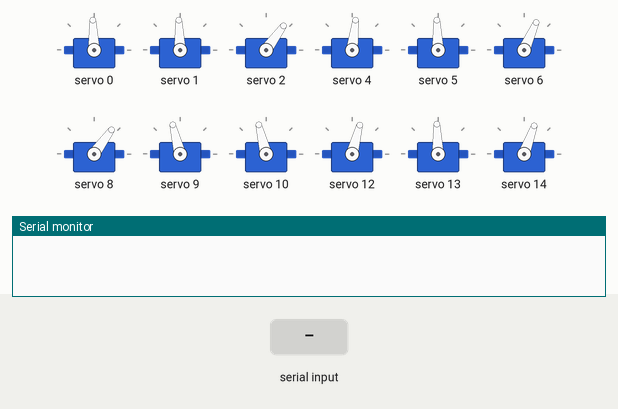
This sketch was run on a simulated Arduino Uno, built with avr-gcc and run on an emulated ATmega328P. Shown: 12 × servo, the last lines printed to the serial monitor. Inputs (shaded band) come from the test bench.

Above: at 1.2 s.
1.3 s: "FWD" received over Serial
At 3.0 s:
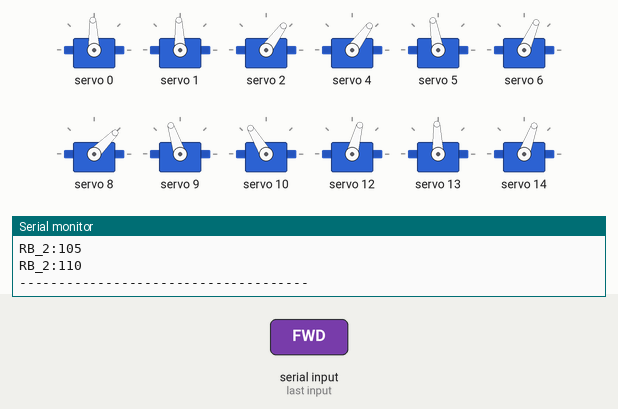
Timing chart, 0 to 4.5 s (numbered marks = the images above; inputs shaded):
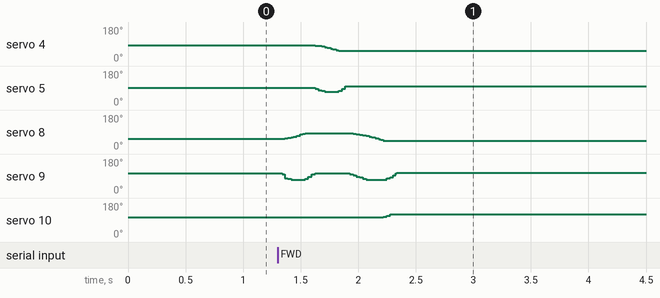

Measured:
- after the input at 1.3 s, servo 4: moves from 83° to 54° over 0.21 s, starting after 0.33 s; servo 5: 92° → 70° after 0.33 s, → 100° 0.21 s later; servo 8: rises from 54° to 83° in 0.18 s, then falls to 45° in 0.68 s; servo 10: 104° → 121° after 0.92 s

The sketch:

WalkCycle.ino
```cpp
#include<Wire.h>
#include<Adafruit_PWMServoDriver.h>

Adafruit_PWMServoDriver pwm = Adafruit_PWMServoDriver();

#define SERVOMIN 145
#define SERVOMAX 465
#define lf1 0
#define lf2 1
#define lf3 2
#define lb1 4
#define lb2 5
#define lb3 6
#define rb1 8
#define rb2 9
#define rb3 10
#define rf1 12
#define rf2 13
#define rf3 14

double servoFreq = 50;
int LF_1 = 90, LF_2 = 90, LF_3 = 45;
int LB_1 = 80, LB_2 = 90, LB_3 = 60;
int RB_1 = 45, RB_2 = 105, RB_3 = 105;
int RF_1 = 70, RF_2 = 90, RF_3 = 65;
int degree,_time;

String input;

void setup(){
  Serial.begin(9600);
  pwm.begin();
  pwm.setPWMFreq(servoFreq);
  yield();
  Serial.flush();
  resetPos();
}

void loop(){

  while(Serial.available()>0){
    delay(10);
    char c = Serial.read();
    input+=c;
  }
  if(input.length()>0){
    Serial.print("Entered string: ");
    Serial.println(input);
  }

  if(input=="FWD"){
    Forward();
  }
  resetPos();
  input = "";
}

void servoWrite(uint8_t n, double angle){
  double pulse = map(angle,0,180,SERVOMIN,SERVOMAX);
  pwm.setPWM(n,0,pulse);
}

void resetPos(){
  servoWrite(0,90);
  servoWrite(1,90);
  servoWrite(2,45);
  servoWrite(4,80);
  servoWrite(5,90);
  servoWrite(6,60);
  servoWrite(8,45);
  servoWrite(9,105);
  servoWrite(10,105);
  servoWrite(12,70);
  servoWrite(13,90);
  servoWrite(14,65);
  LF_1 = 90, LF_2 = 90, LF_3 = 45;
  LB_1 = 80, LB_2 = 90, LB_3 = 60;
  RB_1 = 45, RB_2 = 105, RB_3 = 105;
  RF_1 = 70, RF_2 = 90, RF_3 = 65;
}

unsigned long prevMillis=0;

void Forward(){
  boolean cycledone = false;
  while(Serial.available()==0){
    boolean liftcycle = false;
    boolean lifted = false;
    //--------------------------------
    while(liftcycle==false&&(!cycledone)){
      if(lifted==false&&liftcycle==false){
        RB_2-=5;
        servoWrite(rb2,RB_2);
        Serial.print("RB_2:");
        Serial.println(RB_2);
        if(RB_2==65){
          lifted=true;
        }
      }
      unsigned long currentMillis = millis();
      if((currentMillis-prevMillis>=10)&&RB_1!=80){
        prevMillis=currentMillis;
        if(RB_1%2!=0){
          servoWrite(rb1,++RB_1);
          Serial.print("RB_1:");
          Serial.println(RB_1);
        }
        else{
          RB_1+=2;
          servoWrite(rb1,RB_1);
          Serial.print("RB_1:");
          Serial.println(RB_1);
        }
      }
      if(lifted==true&&RB_1==80){
        RB_2+=5;
        servoWrite(rb2,RB_2);
        Serial.print("RB_2:");
        Serial.println(RB_2);
        if(RB_2==105){
          lifted=false;
          liftcycle=true;
        }
      }
      if(Serial.available()>0)
      break;
    }
    liftcycle = false;
    lifted = false;
    //-------------------------
    while(liftcycle==false&&(!cycledone)){
      if(lifted==false&&liftcycle==false){
        LB_2-=5;
        servoWrite(lb2,LB_2);
        Serial.print("LB_2:");
        Serial.println(LB_2);
        if(LB_2==65){
          lifted=true;
        }
      }
      unsigned long currentMillis = millis();
      if((currentMillis-prevMillis>=10)&&LB_1!=45){
        prevMillis=currentMillis;
        if(LB_1%2==0){
          LB_1--;
          servoWrite(lb1,LB_1);
          Serial.print("LB_1:");
          Serial.println(LB_1);
        }
        else{
          LB_1-=2;
          servoWrite(lb1,LB_1);
          Serial.print("LB_1:");
          Serial.println(LB_1);
        }
      }
      if(lifted==true&&LB_1==45){
        LB_2+=5;
        servoWrite(lb2,LB_2);
        Serial.print("LB_2:");
        Serial.println(LB_2);
        if(LB_2==100){
          lifted=false;
          liftcycle=true;
        }
      }
      if(Serial.available()>0)
      break;
    }
    liftcycle = false;
    lifted = false;
    Serial.println("--------------------------");
    //--------------------------------
    while(liftcycle==false&&(!cycledone)){
      if(lifted==false&&liftcycle==false){
        RB_2-=5;
        servoWrite(rb2,RB_2);
        Serial.print("RB_2:");
        Serial.println(RB_2);
        if(RB_2==65){
          lifted=true;
        }
      }
      unsigned long currentMillis = millis();
      if((currentMillis-prevMillis>=10)&&RB_1!=35){
        prevMillis=currentMillis;
        if(RB_1%2==0){
          RB_1--;
          servoWrite(rb1,RB_1);
          Serial.print("RB_1:");
          Serial.println(RB_1);
        }
        else{
          RB_1-=2;
          servoWrite(rb1,RB_1);
          Serial.print("RB_1:");
          Serial.println(RB_1);
        }
      }
      if(lifted==true&&RB_1==35){
        if(RB_3!=125){
          RB_3+=5;
          servoWrite(rb3,RB_3);
          Serial.print("RB_3:");
          Serial.println(RB_3);
        }
        RB_2+=5;
        servoWrite(rb2,RB_2);
        Serial.print("RB_2:");
        Serial.println(RB_2);
        if(RB_2==110){
          lifted=false;
          liftcycle=true;
        }
      }
      if(Serial.available()>0)
      break;
    }
    lifted=false;
    liftcycle=false;
    Serial.println("-------------------------------------");
    //----------------------------------------
    while((!liftcycle)&&(!cycledone)){
      /*unsigned long currentMillis = millis();
      if(RB_1!=60||LB_1!=80||LF_1!=65||RF_1!=45){
        if(RB_1!=60){
          servoWrite(rb1,++RB_1);
          Serial.print("RB_1:");
          Serial.println(RB_1);
        }
        if(LB_1!=80){
          servoWrite(lb1,++LB_1);
          Serial.print("LB_1:");
          Serial.println(LB_1);
        }
        if(RF_1!=45){
          servoWrite(rf1,--RF_1);
          Serial.print("RF_1:");
          Serial.println(RF_1);
        }
        if(LF_1!=65){
          servoWrite(lf1,--LF_1);
          Serial.print("LF_1:");
          Serial.println(LF_1);
        }
      }
      if(RB_2!=105){
        servoWrite(rb2,--RB_2);
        Serial.print("RB_2:");
        Serial.println(RB_2);
      }
      if(LF_2!=100){
        servoWrite(lf2,++LF_2);
        Serial.print("LF_2:");
        Serial.println(LF_2);
      }
      if(LB_2!=90){
        servoWrite(lb2,--LB_2);
        Serial.print("LB_2:");
        Serial.println(LB_2);
      }
      if(RB_3!=95){
        RB_3-=2;
        servoWrite(rb3,RB_3);
        Serial.print("RB_3:");
        Serial.println(RB_3);
      }
      if(LF_3!=75){
        LF_3+=2;
        servoWrite(lf3,LF_3);
        Serial.print("LF_3:");
        Serial.println(LF_3);
      }
      if(LB_3!=80){
        LB_3+=2;
        servoWrite(lb3,LB_3);
        Serial.print("LB_3:");
        Serial.println(LB_3);
      }
      if(Serial.available()>0){
        break;
      }*/
    }
    cycledone=true;
  }
}
```
